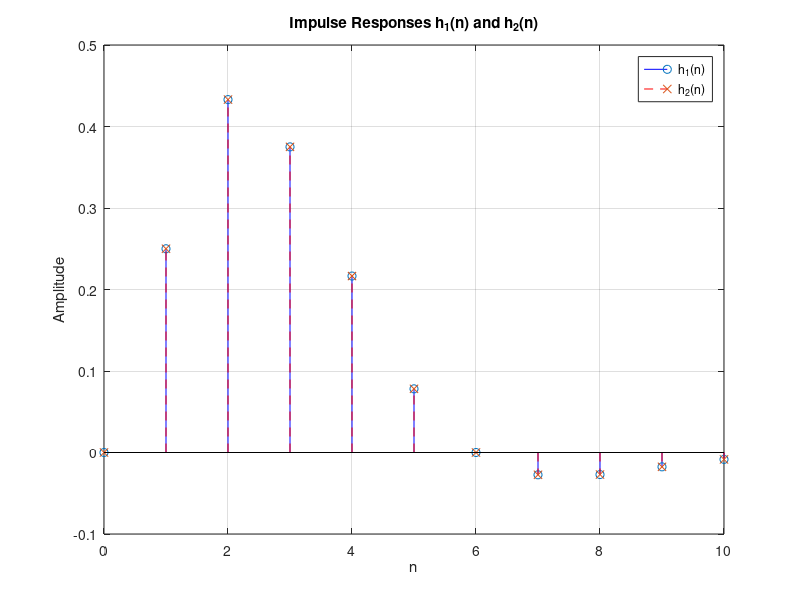

Source code (MATLAB):
% (a) Define the range of n for the first 10 samples
n = 0:10;

% Calculate the impulse response h1(n)
h1_n = n .* (0.5).^n .* sin(pi * n / 6); % u(n) is implied

% (b) Transfer function coefficients
numerator = [0 4, 0, -1]; % Coefficients for -z + 4z^3
denominator = [16, -16*sqrt(3), 20, -4*sqrt(3), 1]; % Coefficients for the denominator

% Calculate h2(n) using the filter function
impulse_input = [1, zeros(1, 10)];  % Impulse input
h2_n = filter(numerator, denominator, impulse_input);

% Plot h1(n) with circular markers
stem(n, h1_n, 'Marker', 'o', 'LineStyle', '-', 'Color', 'b', 'DisplayName', 'h_1(n)'); 

hold on; % Keep this plot for comparison

% Plot h2(n) with cross markers
stem(n, h2_n, 'Marker', 'x', 'LineStyle', '--', 'Color', 'r', 'DisplayName', 'h_2(n)'); 

title('Impulse Responses h_1(n) and h_2(n)');
xlabel('n');
ylabel('Amplitude');
grid on;
legend show; % Show the legend
hold off; % Release the plot hold